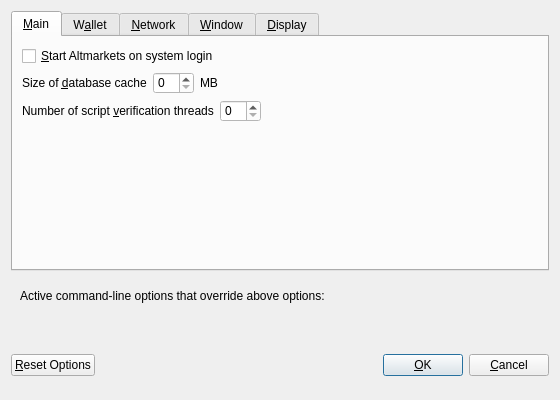
<?xml version="1.0" encoding="UTF-8"?>
<ui version="4.0">
 <class>OptionsDialog</class>
 <widget class="QDialog" name="OptionsDialog">
  <property name="geometry">
   <rect>
    <x>0</x>
    <y>0</y>
    <width>560</width>
    <height>400</height>
   </rect>
  </property>
  <property name="windowTitle">
   <string>Options</string>
  </property>
  <property name="modal">
   <bool>true</bool>
  </property>
  <layout class="QVBoxLayout" name="verticalLayout">
   <item>
    <widget class="QTabWidget" name="tabWidget">
     <property name="styleSheet">
      <string notr="true">QTabWidget:tab-bar { alignment: left }
QTabBar { alignment: left; }</string>
     </property>
     <property name="currentIndex">
      <number>0</number>
     </property>
     <widget class="QWidget" name="tabMain">
      <attribute name="title">
       <string>&amp;Main</string>
      </attribute>
      <layout class="QVBoxLayout" name="verticalLayout_Main">
       <item>
        <widget class="QCheckBox" name="AltmarketsAtStartup">
         <property name="toolTip">
          <string>Automatically start Altmarkets after logging in to the system.</string>
         </property>
         <property name="text">
          <string>&amp;Start Altmarkets on system login</string>
         </property>
        </widget>
       </item>
       <item>
        <layout class="QHBoxLayout" name="horizontalLayout_2_Main">
         <item>
          <widget class="QLabel" name="databaseCacheLabel">
           <property name="text">
            <string>Size of &amp;database cache</string>
           </property>
           <property name="textFormat">
            <enum>Qt::PlainText</enum>
           </property>
           <property name="buddy">
            <cstring>databaseCache</cstring>
           </property>
          </widget>
         </item>
         <item>
          <widget class="QSpinBox" name="databaseCache">
           <property name="styleSheet">
            <string notr="true">background-color: rgb(255, 255, 255);
color: rgb(0, 0, 0);</string>
           </property>
          </widget>
         </item>
         <item>
          <widget class="QLabel" name="databaseCacheUnitLabel">
           <property name="text">
            <string>MB</string>
           </property>
           <property name="textFormat">
            <enum>Qt::PlainText</enum>
           </property>
          </widget>
         </item>
         <item>
          <spacer name="horizontalSpacer_2_Main">
           <property name="orientation">
            <enum>Qt::Horizontal</enum>
           </property>
           <property name="sizeHint" stdset="0">
            <size>
             <width>40</width>
             <height>20</height>
            </size>
           </property>
          </spacer>
         </item>
        </layout>
       </item>
       <item>
        <layout class="QHBoxLayout" name="horizontalLayout_3_Main">
         <item>
          <widget class="QLabel" name="threadsScriptVerifLabel">
           <property name="text">
            <string>Number of script &amp;verification threads</string>
           </property>
           <property name="textFormat">
            <enum>Qt::PlainText</enum>
           </property>
           <property name="buddy">
            <cstring>threadsScriptVerif</cstring>
           </property>
          </widget>
         </item>
         <item>
          <widget class="QSpinBox" name="threadsScriptVerif">
           <property name="toolTip">
            <string>(0 = auto, &lt;0 = leave that many cores free)</string>
           </property>
           <property name="styleSheet">
            <string notr="true">background-color: rgb(255, 255, 255);
color: rgb(0, 0, 0);</string>
           </property>
          </widget>
         </item>
         <item>
          <spacer name="horizontalSpacer_3_Main">
           <property name="orientation">
            <enum>Qt::Horizontal</enum>
           </property>
           <property name="sizeHint" stdset="0">
            <size>
             <width>40</width>
             <height>20</height>
            </size>
           </property>
          </spacer>
         </item>
        </layout>
       </item>
       <item>
        <spacer name="verticalSpacer_Main">
         <property name="orientation">
          <enum>Qt::Vertical</enum>
         </property>
         <property name="sizeHint" stdset="0">
          <size>
           <width>20</width>
           <height>40</height>
          </size>
         </property>
        </spacer>
       </item>
      </layout>
     </widget>
     <widget class="QWidget" name="tabWallet">
      <attribute name="title">
       <string>W&amp;allet</string>
      </attribute>
      <layout class="QVBoxLayout" name="verticalLayout_Wallet">
       <item>
        <widget class="QGroupBox" name="groupBox">
         <property name="title">
          <string>Expert</string>
         </property>
         <layout class="QVBoxLayout" name="verticalLayout_2">
          <item>
           <widget class="QCheckBox" name="coinControlFeatures">
            <property name="toolTip">
             <string>Whether to show coin control features or not.</string>
            </property>
            <property name="text">
             <string>Enable coin &amp;control features</string>
            </property>
           </widget>
          </item>
          <item>
           <widget class="QCheckBox" name="spendZeroConfChange">
            <property name="toolTip">
             <string>If you disable the spending of unconfirmed change, the change from a transaction cannot be used until that transaction has at least one confirmation. This also affects how your balance is computed.</string>
            </property>
            <property name="text">
             <string>&amp;Spend unconfirmed change</string>
            </property>
           </widget>
          </item>
         </layout>
        </widget>
       </item>
       <item>
        <spacer name="verticalSpacer_Wallet">
         <property name="orientation">
          <enum>Qt::Vertical</enum>
         </property>
         <property name="sizeHint" stdset="0">
          <size>
           <width>20</width>
           <height>40</height>
          </size>
         </property>
        </spacer>
       </item>
      </layout>
     </widget>
     <widget class="QWidget" name="tabNetwork">
      <attribute name="title">
       <string>&amp;Network</string>
      </attribute>
      <layout class="QVBoxLayout" name="verticalLayout_Network">
       <item>
        <widget class="QCheckBox" name="mapPortUpnp">
         <property name="toolTip">
          <string>Automatically open the Altmarkets client port on the router. This only works when your router supports UPnP and it is enabled.</string>
         </property>
         <property name="text">
          <string>Map port using &amp;UPnP</string>
         </property>
        </widget>
       </item>
       <item>
        <widget class="QCheckBox" name="allowIncoming">
         <property name="toolTip">
          <string>Accept connections from outside</string>
         </property>
         <property name="text">
          <string>Allow incoming connections</string>
         </property>
        </widget>
       </item>
       <item>
        <widget class="QCheckBox" name="connectSocks">
         <property name="toolTip">
          <string>Connect to the Altmarkets network through a SOCKS5 proxy.</string>
         </property>
         <property name="text">
          <string>&amp;Connect through SOCKS5 proxy (default proxy):</string>
         </property>
        </widget>
       </item>
       <item>
        <layout class="QHBoxLayout" name="horizontalLayout_1_Network">
         <item>
          <widget class="QLabel" name="proxyIpLabel">
           <property name="text">
            <string>Proxy &amp;IP:</string>
           </property>
           <property name="textFormat">
            <enum>Qt::PlainText</enum>
           </property>
           <property name="buddy">
            <cstring>proxyIp</cstring>
           </property>
          </widget>
         </item>
         <item>
          <widget class="QValidatedLineEdit" name="proxyIp">
           <property name="minimumSize">
            <size>
             <width>140</width>
             <height>0</height>
            </size>
           </property>
           <property name="maximumSize">
            <size>
             <width>140</width>
             <height>16777215</height>
            </size>
           </property>
           <property name="toolTip">
            <string>IP address of the proxy (e.g. IPv4: 127.0.0.1 / IPv6: ::1)</string>
           </property>
          </widget>
         </item>
         <item>
          <widget class="QLabel" name="proxyPortLabel">
           <property name="text">
            <string>&amp;Port:</string>
           </property>
           <property name="textFormat">
            <enum>Qt::PlainText</enum>
           </property>
           <property name="buddy">
            <cstring>proxyPort</cstring>
           </property>
          </widget>
         </item>
         <item>
          <widget class="QLineEdit" name="proxyPort">
           <property name="minimumSize">
            <size>
             <width>55</width>
             <height>0</height>
            </size>
           </property>
           <property name="maximumSize">
            <size>
             <width>55</width>
             <height>16777215</height>
            </size>
           </property>
           <property name="toolTip">
            <string>Port of the proxy (e.g. 9050)</string>
           </property>
          </widget>
         </item>
         <item>
          <spacer name="horizontalSpacer_1_Network">
           <property name="orientation">
            <enum>Qt::Horizontal</enum>
           </property>
           <property name="sizeHint" stdset="0">
            <size>
             <width>40</width>
             <height>20</height>
            </size>
           </property>
          </spacer>
         </item>
        </layout>
       </item>
       <item>
        <spacer name="verticalSpacer_Network">
         <property name="orientation">
          <enum>Qt::Vertical</enum>
         </property>
         <property name="sizeHint" stdset="0">
          <size>
           <width>20</width>
           <height>40</height>
          </size>
         </property>
        </spacer>
       </item>
      </layout>
     </widget>
     <widget class="QWidget" name="tabWindow">
      <attribute name="title">
       <string>&amp;Window</string>
      </attribute>
      <layout class="QVBoxLayout" name="verticalLayout_Window">
       <item>
        <widget class="QCheckBox" name="minimizeToTray">
         <property name="toolTip">
          <string>Show only a tray icon after minimizing the window.</string>
         </property>
         <property name="text">
          <string>&amp;Minimize to the tray instead of the taskbar</string>
         </property>
        </widget>
       </item>
       <item>
        <widget class="QCheckBox" name="minimizeOnClose">
         <property name="toolTip">
          <string>Minimize instead of exit the application when the window is closed. When this option is enabled, the application will be closed only after selecting Quit in the menu.</string>
         </property>
         <property name="text">
          <string>M&amp;inimize on close</string>
         </property>
        </widget>
       </item>
       <item>
        <spacer name="verticalSpacer_Window">
         <property name="orientation">
          <enum>Qt::Vertical</enum>
         </property>
         <property name="sizeHint" stdset="0">
          <size>
           <width>20</width>
           <height>40</height>
          </size>
         </property>
        </spacer>
       </item>
      </layout>
     </widget>
     <widget class="QWidget" name="tabDisplay">
      <attribute name="title">
       <string>&amp;Display</string>
      </attribute>
      <layout class="QVBoxLayout" name="verticalLayout_Display">
       <item>
        <layout class="QHBoxLayout" name="horizontalLayout_1_Display">
         <item>
          <widget class="QLabel" name="langLabel">
           <property name="text">
            <string>User Interface &amp;language:</string>
           </property>
           <property name="textFormat">
            <enum>Qt::PlainText</enum>
           </property>
           <property name="buddy">
            <cstring>lang</cstring>
           </property>
          </widget>
         </item>
         <item>
          <widget class="QValueComboBox" name="lang">
           <property name="toolTip">
            <string>The user interface language can be set here. This setting will take effect after restarting Altmarkets.</string>
           </property>
          </widget>
         </item>
        </layout>
       </item>
       <item>
        <layout class="QHBoxLayout" name="horizontalLayout_2_Display">
         <item>
          <widget class="QLabel" name="unitLabel">
           <property name="text">
            <string>&amp;Unit to show amounts in:</string>
           </property>
           <property name="textFormat">
            <enum>Qt::PlainText</enum>
           </property>
           <property name="buddy">
            <cstring>unit</cstring>
           </property>
          </widget>
         </item>
         <item>
          <widget class="QValueComboBox" name="unit">
           <property name="toolTip">
            <string>Choose the default subdivision unit to show in the interface and when sending coins.</string>
           </property>
          </widget>
         </item>
        </layout>
       </item>
       <item>
        <layout class="QHBoxLayout" name="horizontalLayout_3_Display">
         <item>
          <widget class="QLabel" name="thirdPartyTxUrlsLabel">
           <property name="toolTip">
            <string>Third party URLs (e.g. a block explorer) that appear in the transactions tab as context menu items. %s in the URL is replaced by transaction hash. Multiple URLs are separated by vertical bar |.</string>
           </property>
           <property name="text">
            <string>Third party transaction URLs</string>
           </property>
           <property name="buddy">
            <cstring>thirdPartyTxUrls</cstring>
           </property>
          </widget>
         </item>
         <item>
          <layout class="QHBoxLayout" name="horizontalLayout_4_Display" stretch="0,0">
           <item>
            <widget class="QLabel" name="themeLabel">
             <property name="text">
              <string>User Interface Theme:</string>
             </property>
            </widget>
           </item>
           <item>
            <widget class="QValueComboBox" name="theme"/>
           </item>
          </layout>
         </item>
         <item>
          <widget class="QLineEdit" name="thirdPartyTxUrls">
           <property name="toolTip">
            <string>Third party URLs (e.g. a block explorer) that appear in the transactions tab as context menu items. %s in the URL is replaced by transaction hash. Multiple URLs are separated by vertical bar |.</string>
           </property>
          </widget>
         </item>
        </layout>
       </item>
       <item>
        <spacer name="verticalSpacer_Display">
         <property name="orientation">
          <enum>Qt::Vertical</enum>
         </property>
         <property name="sizeHint" stdset="0">
          <size>
           <width>20</width>
           <height>40</height>
          </size>
         </property>
        </spacer>
       </item>
      </layout>
     </widget>
    </widget>
   </item>
   <item>
    <widget class="QFrame" name="frame">
     <layout class="QVBoxLayout" name="verticalLayout_Bottom">
      <item>
       <layout class="QHBoxLayout" name="horizontalLayout_Bottom">
        <item>
         <widget class="QLabel" name="overriddenByCommandLineInfoLabel">
          <property name="text">
           <string>Active command-line options that override above options:</string>
          </property>
          <property name="textFormat">
           <enum>Qt::PlainText</enum>
          </property>
         </widget>
        </item>
        <item>
         <spacer name="horizontalSpacer_Bottom">
          <property name="orientation">
           <enum>Qt::Horizontal</enum>
          </property>
          <property name="sizeHint" stdset="0">
           <size>
            <width>40</width>
            <height>20</height>
           </size>
          </property>
         </spacer>
        </item>
       </layout>
      </item>
      <item>
       <widget class="QLabel" name="overriddenByCommandLineLabel">
        <property name="text">
         <string/>
        </property>
        <property name="textFormat">
         <enum>Qt::PlainText</enum>
        </property>
        <property name="wordWrap">
         <bool>true</bool>
        </property>
       </widget>
      </item>
     </layout>
    </widget>
   </item>
   <item>
    <layout class="QHBoxLayout" name="horizontalLayout_Buttons">
     <item>
      <widget class="QPushButton" name="resetButton">
       <property name="toolTip">
        <string>Reset all client options to default.</string>
       </property>
       <property name="text">
        <string>&amp;Reset Options</string>
       </property>
       <property name="autoDefault">
        <bool>false</bool>
       </property>
      </widget>
     </item>
     <item>
      <spacer name="horizontalSpacer_1">
       <property name="orientation">
        <enum>Qt::Horizontal</enum>
       </property>
       <property name="sizeHint" stdset="0">
        <size>
         <width>40</width>
         <height>48</height>
        </size>
       </property>
      </spacer>
     </item>
     <item>
      <widget class="QLabel" name="statusLabel">
       <property name="minimumSize">
        <size>
         <width>200</width>
         <height>0</height>
        </size>
       </property>
       <property name="font">
        <font>
         <weight>75</weight>
         <bold>true</bold>
        </font>
       </property>
       <property name="text">
        <string/>
       </property>
       <property name="textFormat">
        <enum>Qt::PlainText</enum>
       </property>
       <property name="wordWrap">
        <bool>true</bool>
       </property>
      </widget>
     </item>
     <item>
      <spacer name="horizontalSpacer_2">
       <property name="orientation">
        <enum>Qt::Horizontal</enum>
       </property>
       <property name="sizeHint" stdset="0">
        <size>
         <width>40</width>
         <height>48</height>
        </size>
       </property>
      </spacer>
     </item>
     <item>
      <widget class="QPushButton" name="okButton">
       <property name="text">
        <string>&amp;OK</string>
       </property>
       <property name="autoDefault">
        <bool>false</bool>
       </property>
       <property name="default">
        <bool>true</bool>
       </property>
      </widget>
     </item>
     <item>
      <widget class="QPushButton" name="cancelButton">
       <property name="text">
        <string>&amp;Cancel</string>
       </property>
       <property name="autoDefault">
        <bool>false</bool>
       </property>
      </widget>
     </item>
    </layout>
   </item>
  </layout>
 </widget>
 <customwidgets>
  <customwidget>
   <class>QValidatedLineEdit</class>
   <extends>QLineEdit</extends>
   <header>qvalidatedlineedit.h</header>
  </customwidget>
  <customwidget>
   <class>QValueComboBox</class>
   <extends>QComboBox</extends>
   <header>qvaluecombobox.h</header>
  </customwidget>
 </customwidgets>
 <resources/>
 <connections/>
</ui>
